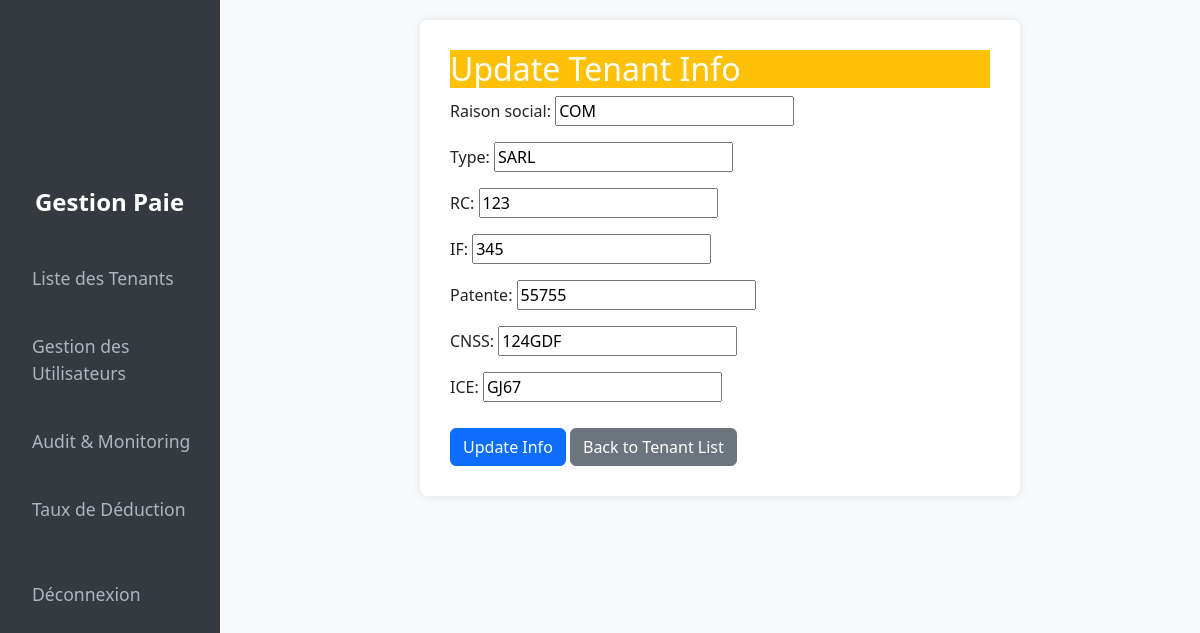
The app's page /tenants/update-info/4/ (signed in) with its own data.
### tenant/models.py (models this page shows, shortened)
class TenantInfo(models.Model):
    tenant = models.OneToOneField(Tenant, on_delete=models.CASCADE)
    raison_social = models.CharField(max_length=255, null=True, blank=True)
    type = models.CharField(max_length=100, null=True, blank=True)
    RC = models.CharField(max_length=50, null=True, blank=True)
    IF = models.CharField(max_length=50, null=True, blank=True)
    patente = models.CharField(max_length=50, null=True, blank=True)
    CNSS = models.CharField(max_length=50, null=True, blank=True)
    ICE = models.CharField(max_length=50, null=True, blank=True)
    class Meta:
        verbose_name = "Tenant Information"
        verbose_name_plural = "Tenant Information"

### tenant/views.py (the view)
# urls.py: path('update-info/<int:tenant_id>/', views.update_tenant_info, name='update-tenant-info'),
@user_passes_test(lambda u: u.is_superuser)
def update_tenant_info(request, tenant_id):
    tenant_info = get_object_or_404(TenantInfo, tenant__id=tenant_id)
    old_tenant_info = tenant_info.__dict__.copy()  # Sauvegarder l'état avant la mise à jour
    if request.method == 'POST':
        form = TenantInfoForm(request.POST, instance=tenant_info)
        if form.is_valid():
            form.save()
            for field in form.changed_data:
                old_value = old_tenant_info[field]
                new_value = getattr(tenant_info, field)
                Audit.objects.create(
                    user=request.user,
                    tenant=tenant_info.tenant,
                    table_name='TenantInfo',
                    row_id=tenant_info.id,
                    column_name=field,
                    old_value=str(old_value),
                    new_value=str(new_value),
                    change_date=timezone.now()
                )
            Monitoring.objects.create(
                user=request.user,
                tenant=tenant_info.tenant,
                activity='Tenant Info Updated',
                description=f'Info for Tenant {tenant_info.tenant.name} was updated',
                timestamp=timezone.now()
            )
            return redirect('tenant-list')
    else:
        form = TenantInfoForm(instance=tenant_info)
    return render(request, 'tenant/update_tenant_info.html', {'form': form})

### tenant/forms.py
class TenantInfoForm(forms.ModelForm):
    class Meta:
        model = TenantInfo
        fields = ['raison_social', 'type', 'RC', 'IF', 'patente', 'CNSS', 'ICE']

### tenant/templates/tenant/update_tenant_info.html (shortened to what this page needs)
<!DOCTYPE html>
<html lang="en">
<head>
    <link href="https://cdn.jsdelivr.net/npm/bootstrap@5.3.0/dist/css/bootstrap.min.css" rel="stylesheet">
</head>
<body>
<nav class="navbar navbar-dark navbar-vertical">
    <div class="container-fluid flex-column">
        <a class="navbar-brand" href="#">Gestion Paie</a>
        <ul class="navbar-nav">
            {% if user.is_superuser %}
            <li class="nav-item">
                <a class="nav-link" href="{% url 'tenant-list' %}">Liste des Tenants</a>
            </li>
            <li class="nav-item">
                <a class="nav-link" href="{% url 'user-list' %}">Gestion des Utilisateurs</a>
            </li>
            <li class="nav-item">
                <a class="nav-link" href="{% url 'audit-list' %}">Audit & Monitoring</a>
            </li>
            <li class="nav-item">
                <a class="nav-link" href="{% url 'taux-list' %}">Taux de Déduction</a>
            </li>
            {% endif %}
        </ul>
        <ul class="navbar-nav ms-auto flex-column mt-3">
            <li class="nav-item">
                <a class="nav-link" href="{% url 'logout' %}">Déconnexion</a>
            </li>
        </ul>
    </div>
</nav>
<div class="content-container">
    <div class="form-container">
        <div class="card-header bg-warning text-white">
            <h2>Update Tenant Info</h2>
        </div>
        <div class="card-body">
            <form method="POST">
                {{ form.as_p }}
                <button type="submit" class="btn btn-primary">Update Info</button>
                <a href="{% url 'tenant-list' %}" class="btn btn-secondary">Back to Tenant List</a>
            </form>
        </div>
    </div>
</div>
</body>
</html>

### tenant/templates/tenant/update_tenant_info.html (style rules this page uses)
body { display: flex; background-color: #f8f9fa; }
.navbar-vertical { width: 220px; height: 100vh; background-color: #343a40; padding-top: 20px; position: fixed; }
.navbar-vertical .navbar-brand { font-size: 1.5rem; font-weight: bold; color: #ffffff !important; margin-bottom: 1.5rem; padding-left: 15px; }
.navbar-vertical .nav-link { color: #adb5bd !important; padding-left: 20px; margin: 0.5rem 0; font-size: 1.1rem; }
.navbar-vertical .nav-item { margin-bottom: 10px; }
.navbar-vertical .navbar-nav { flex-direction: column; width: 100%; }
.content-container { flex-grow: 1; margin-left: 240px; padding: 20px; }
.form-container { max-width: 600px; margin: auto; background-color: #fff; padding: 30px; border-radius: 8px; box-shadow: 0 0 10px rgba(0, 0, 0, 0.1); }
.btn { margin-top: 10px; }

### records on screen
TenantInfo: raison_social "COM", type "SARL", RC "123", IF "345", patente "55755", CNSS "124GDF", ICE "GJ67"
